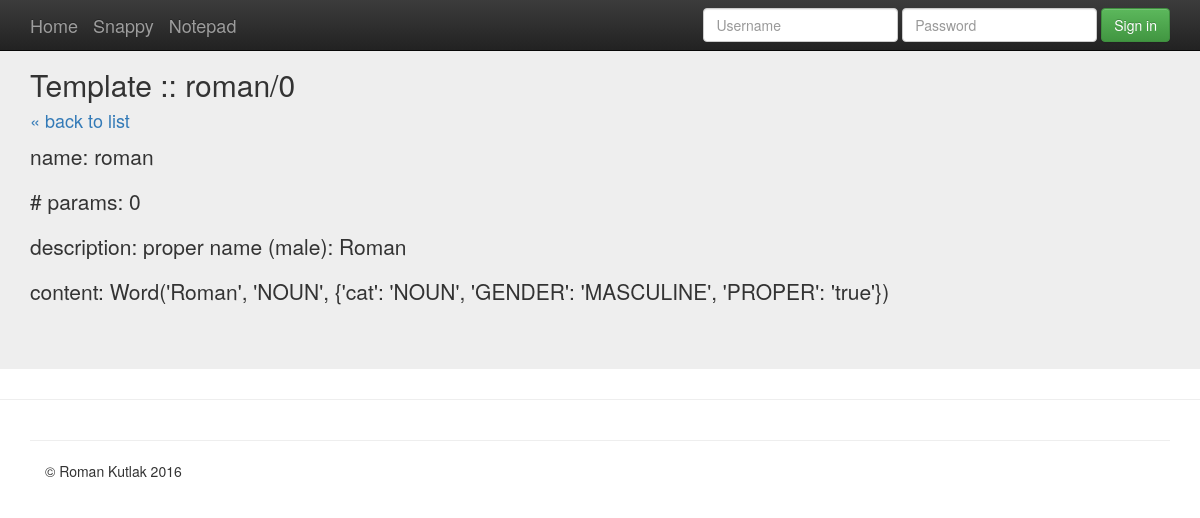
/snappy/template/1, run on the app's committed database.
### snappy/models.py (models this page shows, shortened)
class TemplateModel(models.Model):
    name = models.CharField(max_length=250)
    num_params = models.PositiveSmallIntegerField()  # max about 32k
    signature = models.CharField(max_length=256, blank=True)  # name/num_params
    description = models.CharField(max_length=1000, default='')
    content = models.TextField(max_length=64000, default='')  # sensible cap size
    class Meta:
        ordering = ['signature']
    def __init__(self, *args, **kwargs):
        super(TemplateModel, self).__init__(*args, **kwargs)
        self.signature = '{0}/{1}'.format(self.name, self.num_params)

### snappy/views.py (the view)
# urls.py: url(r'^template/(?P<pk>\d+)$', views.TemplateDetailView.as_view(), name='snappy.templates-detail'),
class TemplateDetailView(DetailView):
    model = TemplateModel
    fields = ['name', 'num_params', 'template_content']
    template_name = 'snappy/template_detail.html'

### snappy/templates/snappy/template_detail.html
{% extends 'base.html' %}
{% block content %}
<div class="jumbotron">
  <div class="container">
    <h2>Template :: {{ object.signature }}</h2>
    <h4><a href="{% url 'snappy.templates-list' %}">« back to list</a></h4>
    <div id="template-container">
      <p class="template-name">name: <span>{{ object.name }}</span></p>
      <p class="template-name"># params: <span>{{ object.num_params }}</span></p>
      <p class="template-name">description: <span>{{ object.description }}</span></p>
      <p class="template-name">content: <span>{{ object.content }}</span></p>
    </div>
  </div>
</div>
{% endblock %}

### data on the page
TemplateModel: signature "roman/0", name "roman", num_params "0", description "proper name (male): Roman", content "Word('Roman', 'NOUN', {'cat': 'NOUN', 'GENDER': 'MASCULINE', 'PROPER': 'true'})"
